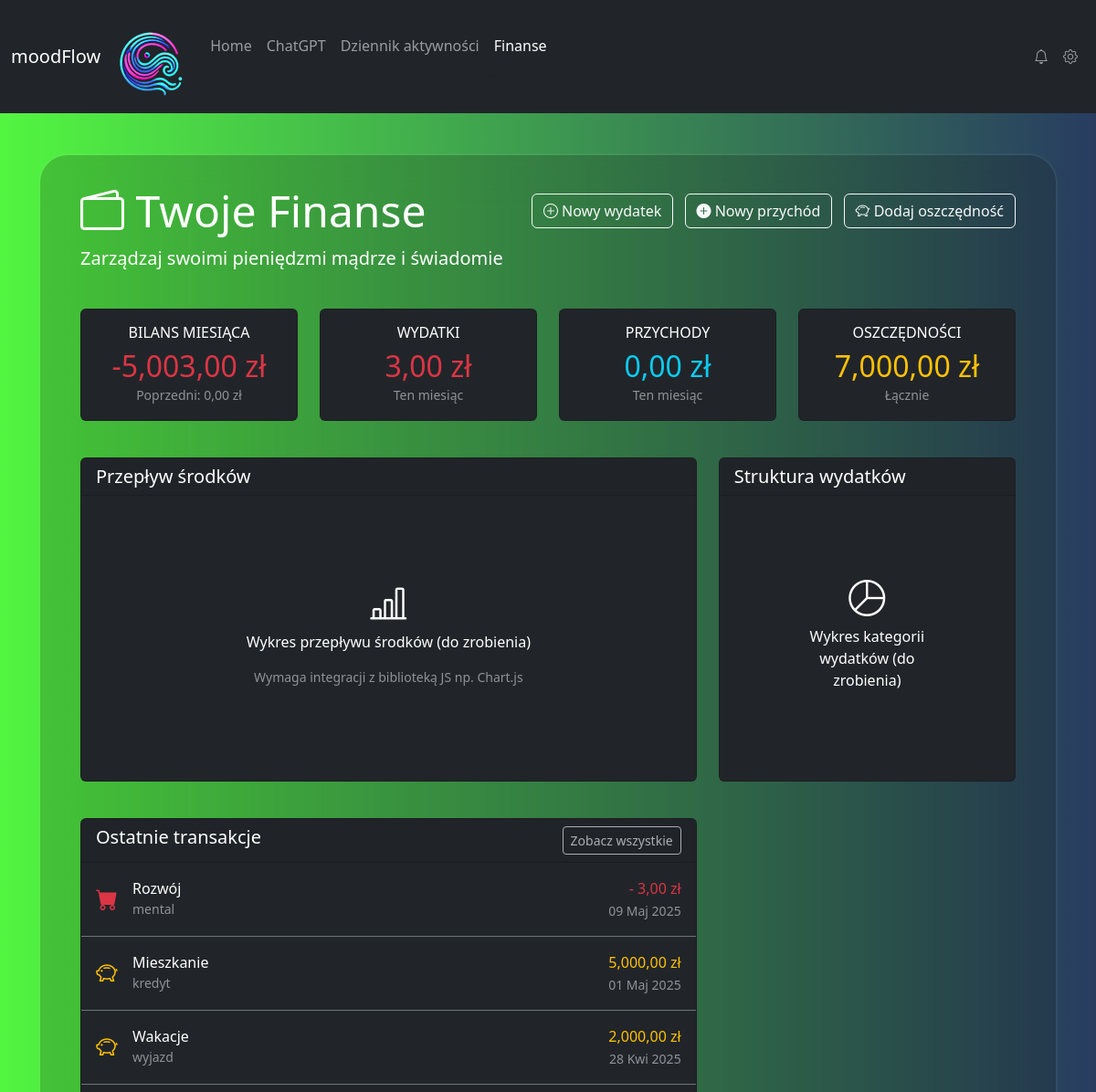
Before: /finanse (signed in, upper part) with the older database file.
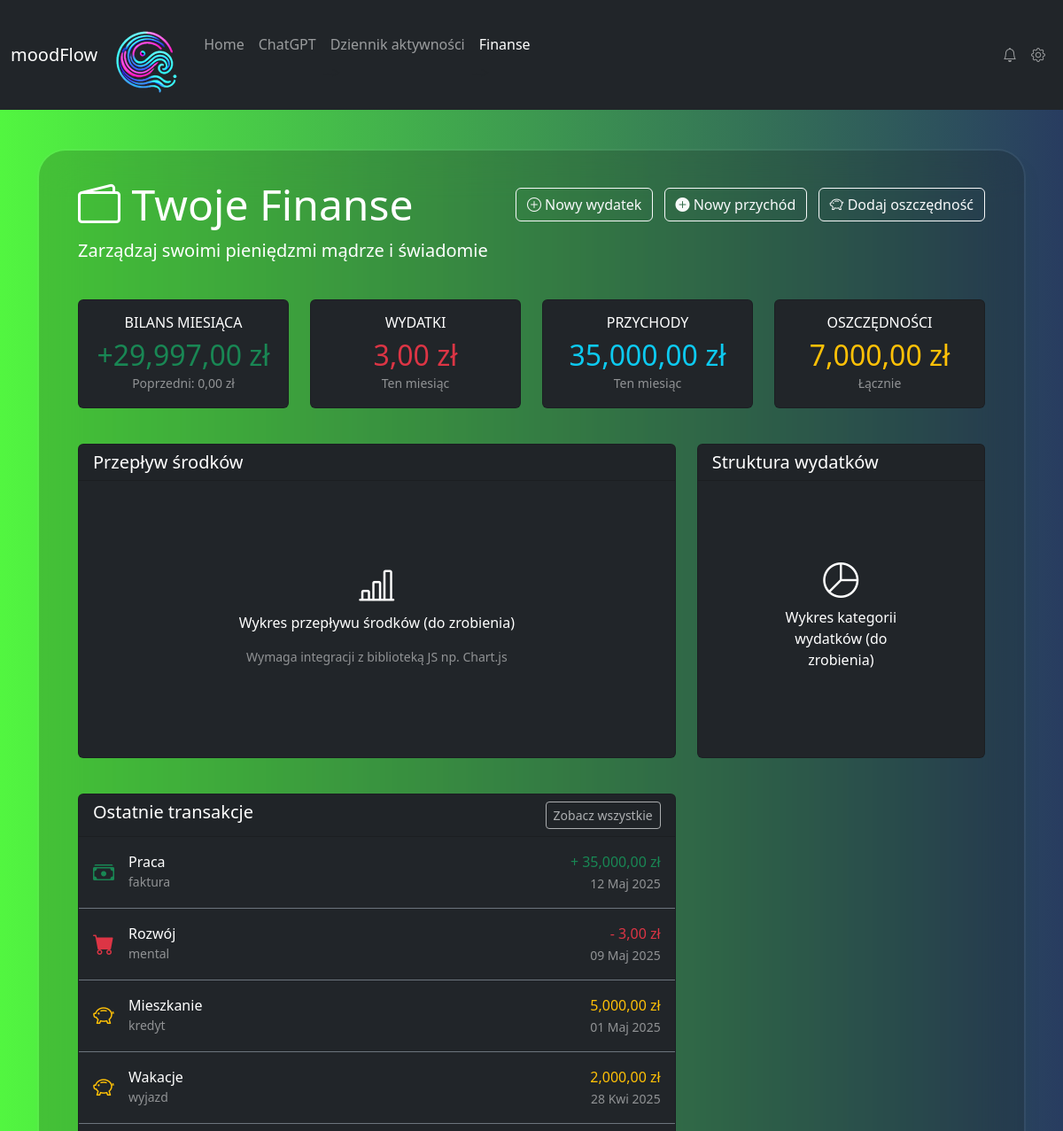
After: the same page with the newer database file.
### myapp/models.py (models this page shows, shortened)
class Transaction(models.Model):
    user = models.ForeignKey(settings.AUTH_USER_MODEL, on_delete=models.CASCADE, related_name='transactions')
    category = models.ForeignKey(Category, on_delete=models.SET_NULL, null=True, blank=True, related_name='transactions', verbose_name="Kategoria")
    amount = models.DecimalField(max_digits=10, decimal_places=2, verbose_name="Kwota")
    description = models.CharField(max_length=255, blank=True, null=True, verbose_name="Opis")
    date = models.DateField(default=timezone.now, verbose_name="Data transakcji")
    created_at = models.DateTimeField(auto_now_add=True)
    updated_at = models.DateTimeField(auto_now=True)
    type = models.CharField(max_length=10, choices=TYPE_CHOICES, verbose_name="Typ transakcji")
    class Meta:
        verbose_name = "Transakcja"
        verbose_name_plural = "Transakcje"
        ordering = ['-date', '-created_at'] # Najnowsze najpierw

class Category(models.Model):
    user = models.ForeignKey(settings.AUTH_USER_MODEL, on_delete=models.CASCADE, related_name='finance_categories')
    name = models.CharField(max_length=100, verbose_name="Nazwa kategorii")
    type = models.CharField(max_length=10, choices=TYPE_CHOICES, verbose_name="Typ")
    class Meta:
        verbose_name = "Kategoria finansowa"
        verbose_name_plural = "Kategorie finansowe"
        unique_together = ('user', 'name') # Unikalna nazwa kategorii dla użytkownika

### myapp/views.py (the view)
# urls.py: path('finanse', finance, name='finance'), #finanse
@login_required
def finance(request):
    user = request.user
    today = timezone.now().date()
    current_month = today.month
    current_year = today.year
    recent_transactions = Transaction.objects.filter(user=user).order_by('-date', '-created_at')[:10]
    monthly_transactions = Transaction.objects.filter(
        user=user,
        date__year=current_year,
        date__month=current_month
    )
    monthly_income_sum = monthly_transactions.filter(type='income').aggregate(total=Sum('amount'))['total'] or Decimal('0.00')
    monthly_expenses_sum = monthly_transactions.filter(type='expense').aggregate(total=Sum('amount'))['total'] or Decimal('0.00')
    monthly_savings_sum = monthly_transactions.filter(type='saving').aggregate(
        total=Sum('amount')
    )['total'] or Decimal('0.00')
    monthly_balance = monthly_income_sum - monthly_expenses_sum - monthly_savings_sum
    total_savings_sum = Transaction.objects.filter(
        user=user,
        type='saving'
    ).aggregate(total=Sum('amount'))['total'] or Decimal('0.00')
    summary_data = {
        'balance': monthly_balance, # Bilans miesięczny
        'expenses': monthly_expenses_sum, # Wydatki miesięczne
        'income': monthly_income_sum, # Przychody miesięczne
        'savings': total_savings_sum, # <-- Używam łącznej sumy oszczędności
        'previous_balance': Decimal('0.00'), # Placeholder
    }
    budget_data = []
    goals_data = []
    upcoming_payments_data = []
    context = {
        'recent_transactions': recent_transactions,
        'summary': summary_data,  # Przekazujemy obliczone podsumowanie
        'budgets': budget_data,
        'goals': goals_data,
        'upcoming_payments': upcoming_payments_data,
        'year': today.year
    }
    return render(request, "myapp/finanse.html", context)

### myapp/context_processors.py (called while the page is built)
def global_context(request):
    return {
        'year': datetime.now().year
    }

### myapp/templates/myapp/finanse.html (shortened to what the changed rows need)
{% extends 'base.html' %}
{% load static %}
{% load humanize %}
{% block content %}
<div class="container">
    <div class="row mb-4">
        <div class="col-12">
            <div class="d-flex justify-content-between align-items-center">
                <h1 class="display-5 mb-0"><i class="bi bi-wallet2"></i> Twoje Finanse</h1>
            </div>
        </div>
    </div>
    <div class="row mb-4">
        <div class="col-md-3 mb-3">
            <div class="card bg-dark text-white h-100">
                <div class="card-body text-center">
                    <h6 class="text-uppercase mb-2">Bilans miesiąca</h6>
                    <h2 class="mb-0 {% if summary.balance >= 0 %}text-success{% else %}text-danger{% endif %}">
                        {% if summary.balance >= 0 %}+{% endif %}{{ summary.balance|floatformat:2|intcomma }} zł
                    </h2>
                    <small class="text-white-50">Poprzedni: {{ summary.previous_balance|floatformat:2|intcomma }} zł</small>
                </div>
            </div>
        </div>
        <div class="col-md-3 mb-3">
             <div class="card bg-dark text-white h-100">
                <div class="card-body text-center">
                    <h2 class="mb-0 text-danger">{{ summary.expenses|floatformat:2|intcomma }} zł</h2>
                </div>
            </div>
        </div>
        <div class="col-md-3 mb-3">
             <div class="card bg-dark text-white h-100">
                <div class="card-body text-center">
                    <h6 class="text-uppercase mb-2">Przychody</h6>
                    <h2 class="mb-0 text-info">{{ summary.income|floatformat:2|intcomma }} zł</h2>
                    <small class="text-white-50">Ten miesiąc</small>
                </div>
            </div>
        </div>
        <div class="col-md-3 mb-3">
            <div class="card bg-dark text-white h-100">
                <div class="card-body text-center">
                    <h2 class="mb-0 text-warning">{{ summary.savings|floatformat:2|intcomma }} zł</h2>
                </div>
            </div>
        </div>
    </div>
     <div class="row">
        <div class="col-md-8 mb-3">
            <div class="card bg-dark text-white">
                <div class="card-body p-0">
                    <div class="list-group list-group-flush bg-transparent">
                        {% for tx in recent_transactions %}
                        <div class="list-group-item bg-dark text-white border-secondary d-flex justify-content-between align-items-center py-3">
                            <div class="d-flex align-items-center">
                                <div class="me-3">
                                    {% if tx.type == 'expense' %}
                                        <i class="bi bi-cart-fill text-danger fs-4"></i>
                                    {% elif tx.type == 'income' %}
                                        <i class="bi bi-cash-stack text-success fs-4"></i>
                                    {% elif tx.type == 'saving' %}
                                        <i class="bi bi-piggy-bank text-warning fs-4"></i>
                                    {% else %}
                                        <i class="bi bi-question-circle fs-4"></i>
                                    {% endif %}
                                </div>
                                <div>
                                    <h6 class="mb-0">{{ tx.category.name|default:"Bez kategorii" }}</h6>
                                    <small class="text-white-50">{{ tx.description|default:"" }}</small>
                                </div>
                            </div>
                            <div class="text-end">
                                <div class="{% if tx.type == 'expense' %}text-danger{% elif tx.type == 'income' %}text-success{% elif tx.type == 'saving' %}text-warning{% endif %}">
                                    {% if tx.type == 'expense' %}-{% elif tx.type == 'income' %}+{% endif %}
                                    {{ tx.amount|floatformat:2|intcomma }} zł
                                </div>
                                <small class="text-white-50">{{ tx.date|date:"d M Y" }}</small>
                            </div>
                        </div>
                        {% empty %}
                         <div class="list-group-item bg-dark text-white border-secondary text-center py-3">
                            <p class="text-white-50 mb-0">Brak zarejestrowanych transakcji.</p>
                        </div>
                        {% endfor %}
                    </div>
                </div>
            </div>
        </div>
</div>
{% endblock %}

Changed rows visible on the page:
added Transaction: type "income" (drawn), category.name "Praca", description "faktura", amount "35,000,00", date "12 Maj 2025"
Other visible differences:
{{ summary.balance|floatformat:2|intcomma }}: "-5,003,00" → "29,997,00"
{{ summary.income|floatformat:2|intcomma }}: "0,00" → "35,000,00"
